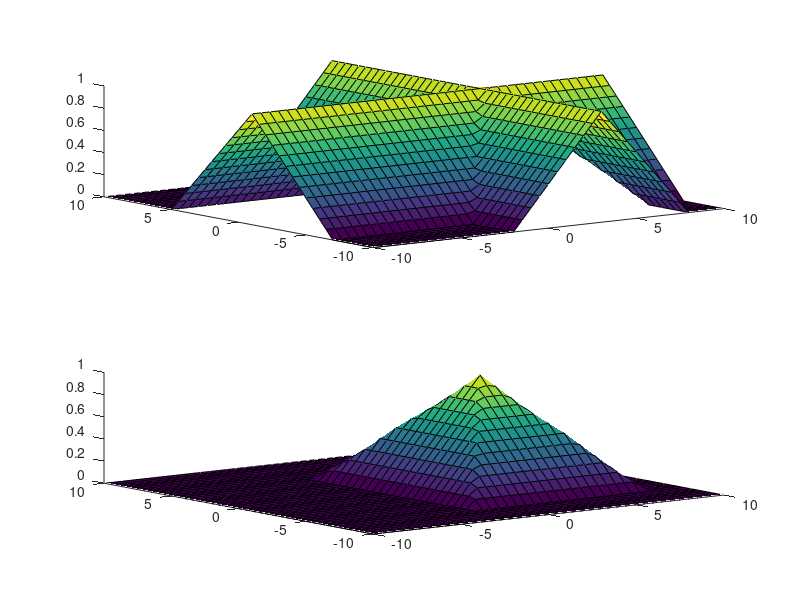

The MATLAB script that drew this image:
x=[-10:0.5:10];
y=[-10:0.5:10];

a1=-7;
b1=-1;
c1=5;
a2=-2;
b2=3;
c2=8;

for r=1:length(x)
    for p=1:length(y)
        z1(r,p)=max(max(min(((x(r)-a1)/(b1-a1)),((c1-x(r))/(c1-b1))),0),...
            max(min(((y(p)-a2)/(b2-a2)), ((c2-y(p))/(c2-b2))),0));
        z2(r,p)=min(max(min(((x(r)-a1)/(b1-a1)),((c1-x(r))/(c1-b1))),0),...
            max(min(((y(p)-a2)/(b2-a2)), ((c2-y(p))/(c2-b2))),0));
    end
end

subplot(2,1,1)
surf(x,y,z1)
grid
subplot(2,1,2)
surf(x,y,z2)
grid

pause(15)
